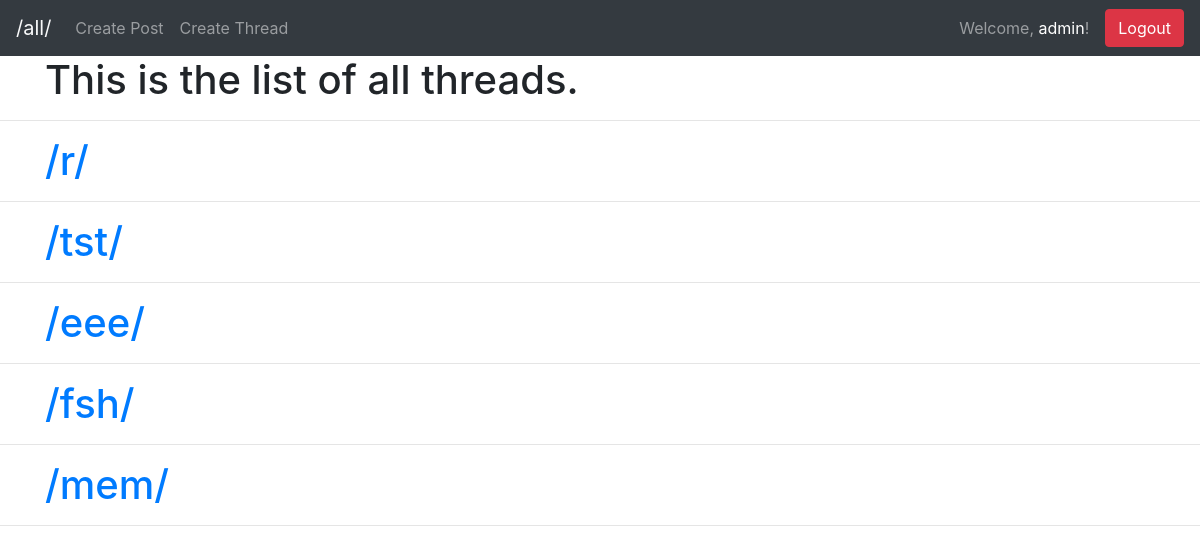
Before: /threads/ (signed in) with the older database file.
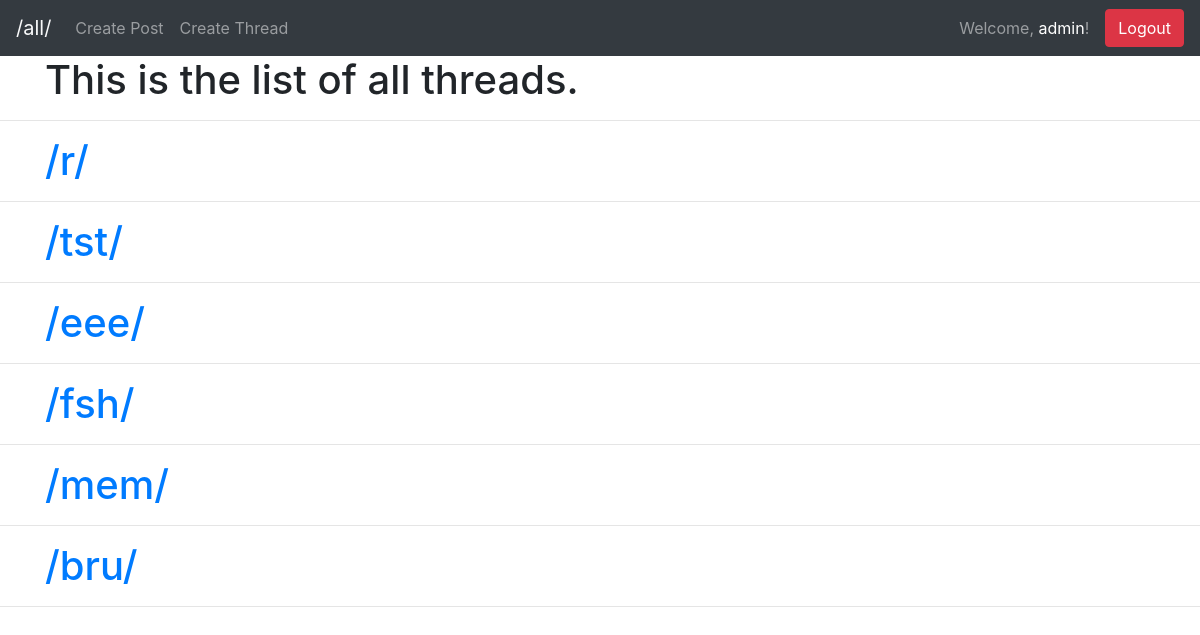
After: the same page with the newer database file.
### post/models.py (models this page shows, shortened)
class Thread(models.Model):
    title = models.TextField(max_length=3)

### post/views.py (the view, shortened to what this page needs)
# urls.py: path('threads/', views.Threads.as_view()),
class Threads(View):
    def get(self, request):
        thread_object = Thread.objects.all()
        context = {'thread_object': thread_object}
        return render(request, 'post/thread.html', context)

### post/templates/post/thread.html (shortened to what this page needs)
<!DOCTYPE html>
<html lang="en">
<head>
    <link rel="stylesheet" href="https://maxcdn.bootstrapcdn.com/bootstrap/4.0.0/css/bootstrap.min.css"
 />
</head>
<body>
    <nav class="navbar navbar-expand-lg navbar-dark bg-dark">
        <a class="navbar-brand text-light" href="/all/">/all/</a>
        {% if user.is_authenticated %}
        <div class="collapse navbar-collapse" id="navbarText">
            <ul class="navbar-nav mr-auto">
                <li class="nav-item">
                    <a class="nav-link" href="/new/">Create Post</a>
                </li>
                <li class="nav-item">
                    <a class="nav-link" href="/new/thread">Create Thread</a>
                </li>
            </ul>
            <span class="navbar-text mr-3">
                Welcome, <a href="/profile/{{user.id}}">{{user}}</a>!
            </span>
            <form class="form-inline" action="" method="POST">
                <button type="submit" class="btn btn-danger">Logout</button>
            </form>
        </div>
        {% endif %}
    </nav>
    <div class="container">
        <h1>This is the list of all threads.</h1>
    </div>
    <hr />
    {% for thread in thread_object %}
    <div class="container">
        <h1><a href="./{{thread.id}}">/{{thread.title}}/</a></h1>
    </div>
    <hr />
    {% endfor %}
</body>
</html>

Changed rows visible on the page:
added Thread: title "bru"
